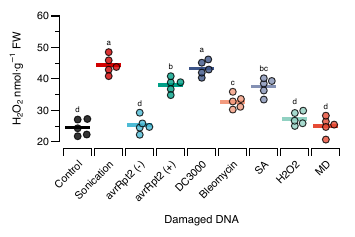

This chart was generated by the following R code:
# Damaged DNAs ROS

# Load required libraries
# Cleaning and manipulating data
library(dplyr)

# Statistic tests
library(rstatix)
library(multcompView)

# Plotting
library(ggplot2)
library(ggbeeswarm)
library(ggprism)

# Load data
data <- read.csv("7_damaged_dnas/damaged_dnas.csv")

# Treatment levels and labels
treatment_levels <- c(
  "ctl",
  "fr",
  "D26",
  "D27",
  "DC3000",
  "bleomycin",
  "SA",
  "h2o2",
  "mechanical"
)

treatment_labs <- c(
  "Control",
  "Sonication",
  "avrRpt2 (-)",
  "avrRpt2 (+)",
  "DC3000",
  "Bleomycin",
  "SA",
  "H2O2",
  "MD"
)

# Make independent variable a factor
data <- data %>% 
  mutate(treatment = factor(treatment,
                            levels = treatment_levels))
str(data)

# Make independent variable a factor
data <- data %>% 
  mutate(treatment = factor(treatment,
                            levels = treatment_levels))
str(data)

# Summary statistics
data_ss <- data %>% 
  select(treatment, ros) %>% 
  group_by(treatment) %>% 
  get_summary_stats() %>% 
  arrange(desc(mean))

# Anova
anova <- aov(ros ~ treatment, data = data)
summary(anova)
export::table2csv(anova, "7_damaged_dnas/anova_result.csv")


capture_anova <- summary(anova)
capture.output(capture_anova, file = "7_damaged_dnas/anova_results.doc")

# Tukey
tukey <- TukeyHSD(anova)
tukey

tukey_capture <- as.data.frame(tukey[1])
write.csv(tukey_capture, "7_damaged_dnas/tukey.csv")


# Compact letter display
tukey.cld <- multcompLetters4(anova, tukey)

cld <- as.data.frame.list(tukey.cld$treatment)
data_ss$tukey_letters <- cld$Letters

# Colors
plot_colors <- c(
  "#000000",
  "#D10101",
  "#4DBBD5FF",
  "#00A087FF",
  "#3C5488FF",
  "#F39B7FFF",
  "#8491B4FF",
  "#91D1C2FF",
  "#E64B35FF",
  "#7E6148FF",
  "#B09C85FF"
)

# Plot
ggplot(data, aes(x = treatment, y = ros)) +
  # Geom
  stat_summary(
    aes(color = treatment),
    fun = "mean",
    geom = "crossbar",
    alpha = 0.8,
    width = 0.8
  ) +
  geom_beeswarm(
    aes(fill = treatment),
    shape = 21,
    cex = 3.5,
    size = 2,
    alpha = 0.8
  ) +
  # P-value
  geom_text(
    data = data_ss,
    aes(x = treatment, y = max, label = tukey_letters),
    nudge_y = 3,
    size = 2
  ) +
  # Scales
  scale_fill_manual(values = plot_colors) +
  scale_color_manual(values = plot_colors) +
  scale_x_discrete(
    guide = guide_prism_bracket(angle = 45),
    labels = treatment_labs
  ) +
  scale_y_continuous(
    guide = "prism_offset_minor",
    limits = c(20, 60),
    breaks = seq(20, 60, 10)
    ) +
  # Labels
  labs(
    #title = "ROS response to leaked DNA",
    x = "Damaged DNA",
    y = bquote(H[2]*O[2]*" nmol·g"^-1*" FW"),
    #caption = "Tukey test, p < 0.05, n = 3"
  ) +
  # Theme
  theme_prism(
    base_line_size = 0.35,
    base_fontface = "plain"
  ) +
  theme(
    text = element_text(size =8),
    legend.position = "none",
    # axis.text.x = element_blank(),
    # axis.title = element_blank()
  )

ggsave("7_damaged_dnas/damaged_dnas.pdf", width = 9, height = 6, units = "cm", scale = 1, dpi = 300, device = cairo_pdf)


save.image(file = "7_damaged_dnas/damaged_dnas.RData")